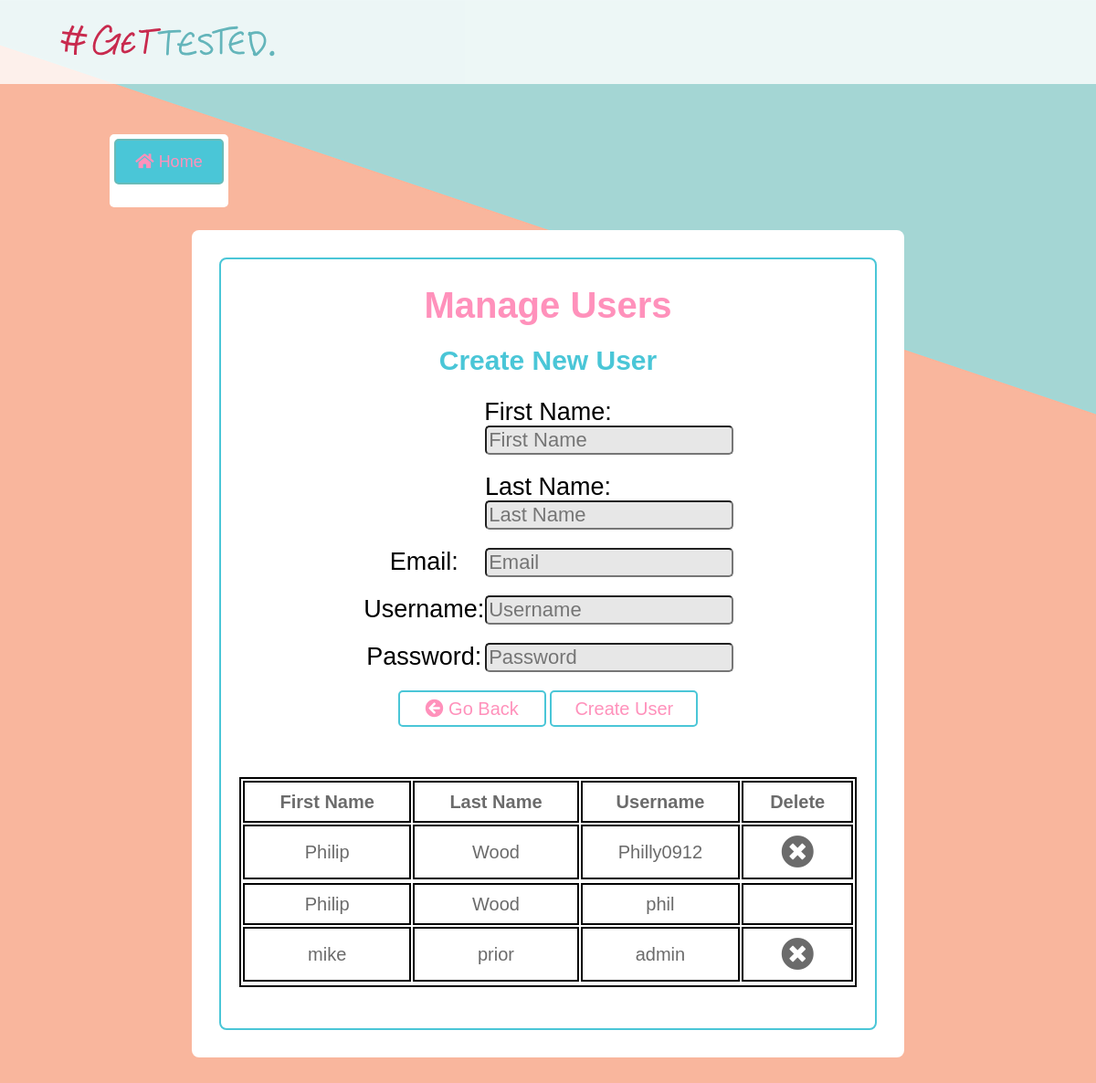
The page /admin/mng_users.php (signed in) on the database its author committed.
### tables this page shows
CREATE TABLE IF NOT EXISTS `tbl_users` (
  `ID` int(11) NOT NULL AUTO_INCREMENT,
  `F_Name` varchar(30) NOT NULL,
  `L_Name` varchar(30) NOT NULL,
  `Email` varchar(50) NOT NULL,
  `User_Name` varchar(40) NOT NULL,
  `User_Pass` varchar(255) NOT NULL,
  PRIMARY KEY (`ID`)
);

### admin/scripts/users.php (called while the page is built, shortened)
<?php
    function getAllUsers(){
        $pdo = Database::getInstance()->getConnection();
        $get_query = 'SELECT * FROM tbl_users';
        $get_user = $pdo->query($get_query);
        return $get_user;
    }

### admin/mng_users.php (the view, shortened to what this page needs)
<?php
$users = getAllUsers();
?>
<!DOCTYPE html>
<html lang="en">
<head>
    <link rel="stylesheet" href="https://cdnjs.cloudflare.com/ajax/libs/font-awesome/5.11.2/css/all.css">
    <link rel="stylesheet" href="../public/css/main.css">
</head>
<body>
<header>
    <a class="headerLogo" href="dashboard.php"><img src="../public/images/gettested_logo.svg" alt="logo"></a>
</header>
<div class="sub-dash-wrap">
    <div class="dashboardSubIconCon">
        <div class="dashboardSubIconPad"><a href="logout.php"><button class="buttonMain"><i class="fas fa-home"></i> Home</button></a></div>
    </div>
    <div class="sub-dashboard">
        <div class="blueBorder">
            <div class="dashboardSubContent">
                <div class="sub-dash-title"><h2>Manage Users</h2></div>
                <form class="dashboard-form" action="mng_users.php" method="post">
                    <h3><?php echo !empty($message_create)? $message_create:'Create New User';?></h3>
                    <div class="labelWrapDashboard">
                        <label>First Name:</label>
                        <input name="fname" type="text" value="" placeholder="First Name">
                    </div>
                    <div class="labelWrapDashboard">
                        <label>Last Name:</label>
                        <input name="lname" type="text" value="" placeholder="Last Name">
                    </div>
                    <div class="labelWrapDashboard">
                        <label>Email:</label>
                        <input name="email" type="email" value="" placeholder="Email">
                    </div>
                    <div class="labelWrapDashboard">
                        <label>Username:</label>
                        <input name="username" type="text" value="" placeholder="Username">
                    </div>
                    <div class="labelWrapDashboard">
                        <label>Password:</label>
                        <input name="password" type="text" value="" placeholder="Password">
                    </div>
                    <div class="buttonWrapSubDash">
                        <a href="dashboard.php"><button type="button" class="buttonMain"><i class="fas fa-arrow-circle-left"></i> Go Back</button></a>
                        <button class="buttonMain" name="create">Create User</button>
                    </div>
                </form>
                <div class="table-form">
                    <table>
                        <tr>
                            <th>First Name</th>
                            <th>Last Name</th>
                            <th>Username</th>
                            <th>Delete</th>
                        </tr>
                        <tbody>
                            <?php while($founduser = $users->fetch(PDO::FETCH_ASSOC)):?>
                                <tr>
                                    <td><?php echo $founduser['F_Name'];?></td>
                                    <td><?php echo $founduser['L_Name'];?></td>
                                    <td><?php echo $founduser['User_Name'];?></td>
                                    <td><?php if($_SESSION['user_id'] === $founduser['ID']){continue;}?><a href="mng_users.php?id=<?php echo $founduser['ID'];?>"><i class="fas fa-times-circle fa-2x"></i></a></td>
                                <tr>
                            <?php endwhile;?>
                        </tbody>
                    </table>
                </div>
            </div>
        </div>
    </div>
</div>
</body>
</html>

### rows shown on the page
tbl_users: F_Name "Philip", L_Name "Wood", User_Name "Philly0912"
tbl_users: F_Name "Philip", L_Name "Wood", User_Name "phil"
tbl_users: F_Name "mike", L_Name "prior", User_Name "admin"
